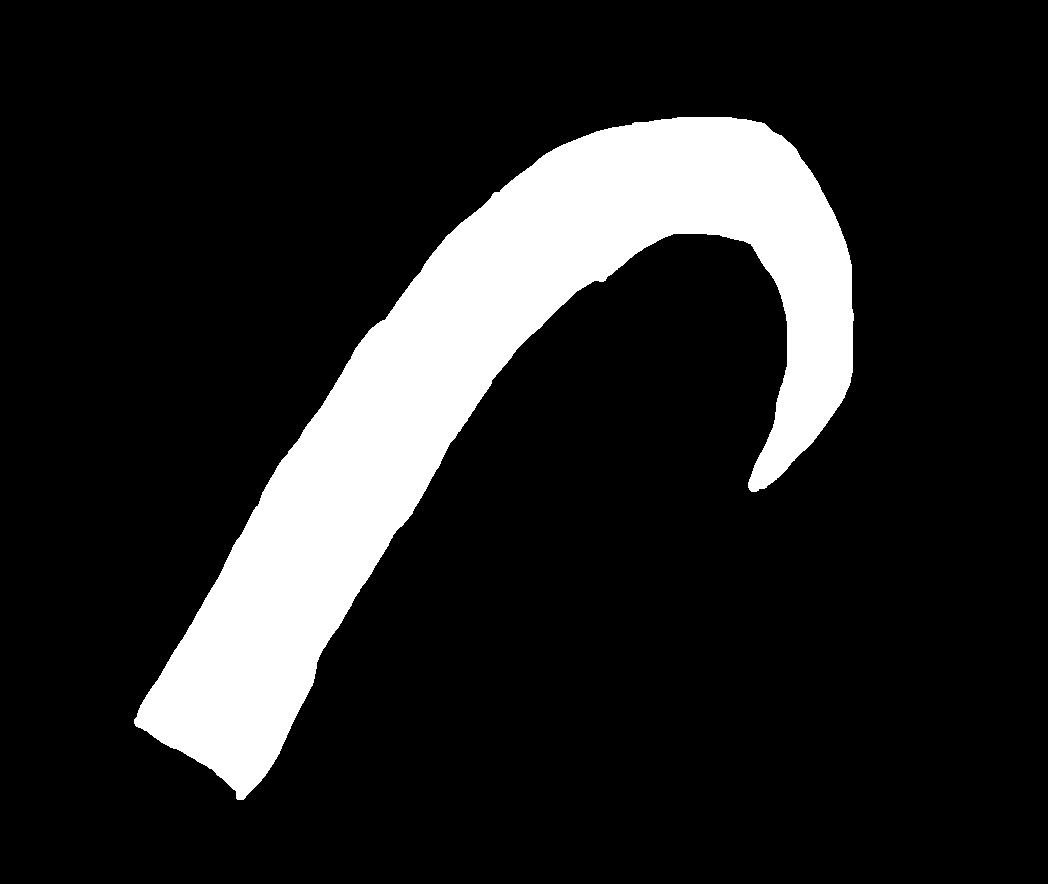
#> input picture Hooking_images/trichome_commonbean.png, 1048 x 884 px, found by its file name
$ python trichome_axis.py
#> lines starting #> are read from the running program, lines starting #| are printed output that depends on the picture; after the words box and inside, x2 and y2 are one past the last pixel; in counts of white or black regions, pixels touching at a corner belong together
#This script was used to quantify the degree of hooking in a trichome#

## Import libraries ##
import cv2
from cv2 import line
import numpy as np
from skimage.morphology import medial_axis
import skimage.morphology as morph
import matplotlib.pyplot as plt
from scipy.interpolate import splprep, splev
import skimage.filters.rank as rank
from sklearn.linear_model import LinearRegression
import math
from scipy.stats import norm
import seaborn as sns


def makeBoundingBox(binaryImg):
    #Find contours
    contours,hierarchy = cv2.findContours(binaryImg, 1, 1)
    length_contour=0
    cIdx=-1
    for idx,i in enumerate(contours):
        if len(i)>length_contour:
            length_contour=len(i)
            cIdx=idx

    #Get coordinates of rotated bounding box
    try:
        rect1 = cv2.minAreaRect(contours[cIdx])
    except ValueError:
        print("cIdx is negative or invalid")
    box = cv2.boxPoints(rect1)

    return box,contours,cIdx,length_contour


def GetXfromI(B):
    Bx=[]
    for b in B:
        Bx.append(b[0])
    return(Bx)

#Get Y(By) values from B
def GetYfromI(B):
    By=[]
    for b in B:
        By.append(b[1])
    return (By)


def Average(lst):
    return sum(lst) / len(lst)

def midpoint(skeletonCoordsX,skeletonCoordsY):

    #Find the mid-point of the skeleton
    Skelmidx=Average(skeletonCoordsX)
    Skelmidy=Average(skeletonCoordsY)

    #print(Skelmidx,Skelmidy)

    midx=list(skeletonCoordsX).index(int(Skelmidx))

    #midy=skeletonCoordsY.index(int(Skelmidy))
    Skelmidy1=list(skeletonCoordsY)[midx]

    #print(Skelmidx,Skelmidy1)

    return(Skelmidx,Skelmidy1)


def trisection_skel(skeletonCoordsX,skeletonCoordsY,skel):
    #Find the number of true neighbors of the medial axis in the skeleton array
    arrBinary = np.zeros_like(skel, dtype='uint8')
    arrBinary[skeletonCoordsX,skeletonCoordsY]=1

    #Find the point of trisection in the skeleton
    a = np.array([[1,1,1],
                [1,0,1],
                [1,1,1]])

    threePointsX,threePointsY=np.where(rank.sum(arrBinary,a)>=3)
    onePointX,onePointY=np.where(rank.sum(arrBinary,a)==1)
    orangePointsX=[]
    orangePointsY=[]

    for i,j in zip(threePointsX,threePointsY):
        if (i,j) in zip(skeletonCoordsX,skeletonCoordsY):
            orangePointsX.append(i)
            orangePointsY.append(j)

    #Find the edge and tip of the skeleton
    greenPointsX=[]
    greenPointsY=[]

    for i,j in zip(onePointX,onePointY):
        if (i,j) in zip(skeletonCoordsX,skeletonCoordsY):
            greenPointsX.append(i)
            greenPointsY.append(j)

    return (greenPointsX,greenPointsY,orangePointsX,orangePointsY)


def chopskel(skeletonCoordsY,threshY,skeletonCoords):
    listy=[i for i in skeletonCoordsY if i < threshY]
    #print(listy)
    # make list
    chopped=[]
    for i in  listy:
        #print(i)
        for j in skeletonCoords:
            if j[0]==i:
                chopped.append(j)
    return(chopped)


def pltDataHist(hist_list_input):
    # Calculating mean and standard
    # deviation
    # Plotting the histogram.

    # hist_list_input_sorted = np.sort(hist_list_input)
    hist_list_input_int_dropped = []
    hist_list_input_int = [int(hist_list_input) for hist_list_input in hist_list_input]
    counts, bins = np.histogram(hist_list_input_int)

    for i in range(len(hist_list_input_int)):
        if len(bins) > 3 and hist_list_input_int[i] >= int(bins[2]):
            hist_list_input_int_dropped.append(hist_list_input_int[i])
    return hist_list_input_int_dropped


## All functions here ##
img=cv2.imread(r"/Users/ankita/Desktop/Data/Hooking_images/trichome_commonbean.png",0)
#> img: shape (884, 1048); 14.5% white; 1 white region, box (x1, y1, x2, y2) and area: (134, 117, 854, 800) 134792

def disthistogramT(img):
    graymodel=np.array(img)
    data = morph.binary_closing(graymodel, morph.disk(1))
#> data: shape (884, 1048) bool; 14.6% white; 1 white region, box (x1, y1, x2, y2) and area: (134, 117, 854, 800) 134800
    data = morph.binary_opening(data, morph.disk(1))
#> data: shape (884, 1048) bool; 14.6% white; 1 white region, box (x1, y1, x2, y2) and area: (134, 117, 854, 800) 134797
    data = data.astype(int)
    skel, distance = morph.medial_axis(data, return_distance=True, random_state=0)
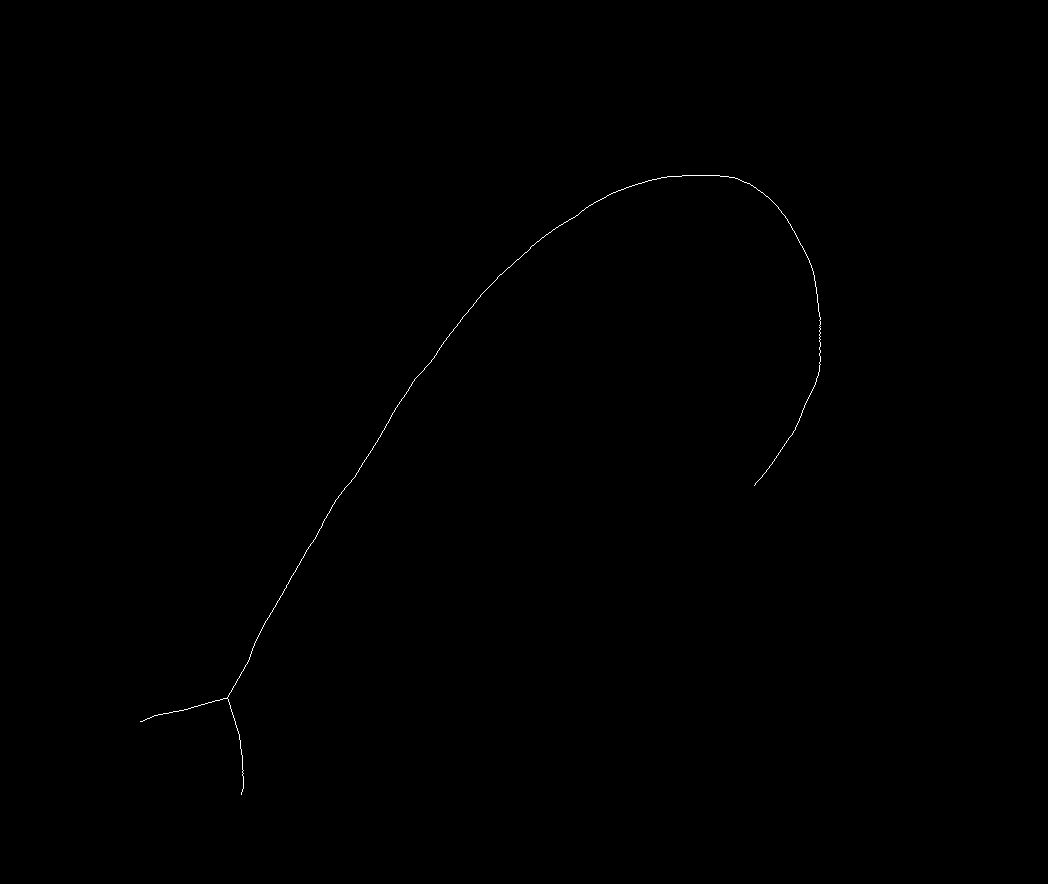
#> skel: shape (884, 1048) bool; 0.13% white in thin lines or dots, all inside (x1, y1, x2, y2) = (140, 175, 821, 795)
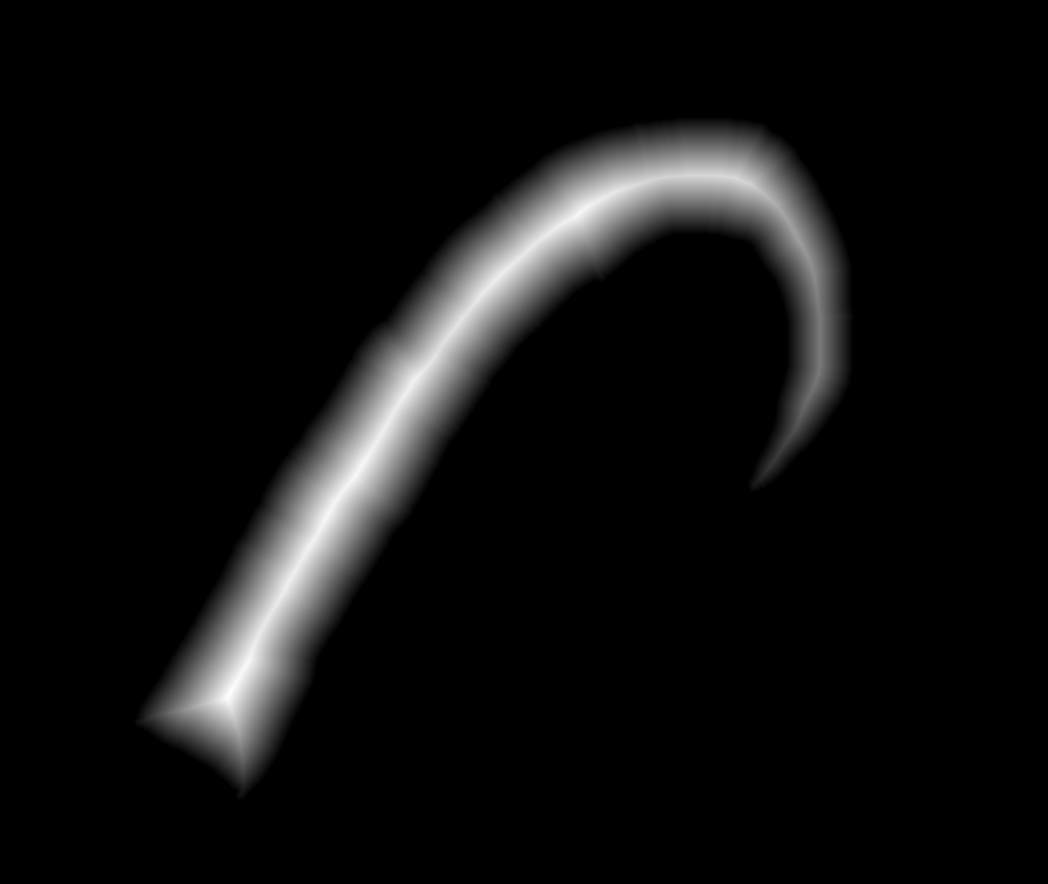
#> distance: shape (884, 1048) float64; min 0, max 69.78, mean 4.3; drawn with min black and max white
    #Pruning.prune(skel,distance)


    box,cont,largestContIdx,length_contour=makeBoundingBox(img)
#> in makeBoundingBox, `contours,hierarchy = cv2.findContours(binaryImg, 1, 1)`: contours = 1 contour; box (x1, y1, x2, y2) and area: (134, 117, 854, 800) 133660
#> the loop in makeBoundingBox, `for idx,i in enumerate(contours):` made 1 pass
#> (length_contour, cIdx) on pass 1: (2263, 0)
#> after the loop in makeBoundingBox, `for idx,i in enumerate(contours):`: cIdx = 0; length_contour = 2263
#> in makeBoundingBox, `rect1 = cv2.minAreaRect(contours[cIdx])`: rect1 = ((464.7, 434.1), (864.4, 399.5), -30.82)
#> in makeBoundingBox, `box = cv2.boxPoints(rect1)`: box = [[195.9, 827.1], [-8.79, 484], [733.6, 41.12], [938.2, 384.2]]
#> cont has the same summary as contours in makeBoundingBox; largestContIdx = 0; length_contour = 2263

    #list with contour co-ordinates
    C=[]
    for i in cont[largestContIdx]:
        C.append([i[0][0],i[0][1]])
#> this loop made 2263 passes
#> i on passes 1 to 3: [[677, 117]], [[676, 118]], [[675, 118]]
#> after the loop, C = 2263 pairs, first value 134 to 853, second value 117 to 799

    Cx=GetXfromI(C)
#> the loop in GetXfromI, `for b in B:` made 2263 passes
#> after the loop in GetXfromI, `for b in B:`: Bx = 2263 values, max 853 at index 1973, min 134 at index 724, mean 525.6
#> Cx has the same summary as Bx in GetXfromI
    Cy=GetYfromI(C)
#> the loop in GetYfromI, `for b in B:` made 2263 passes
#> after the loop in GetYfromI, `for b in B:`: By = 2263 values, max 799 at index 840, min 117 at index 0, mean 401.8
#> Cy has the same summary as By in GetYfromI


    skeletonCoordsX,skeletonCoordsY=np.where(skel==True)
#> skeletonCoordsX = 1165 values from 175 to 794; skeletonCoordsY = 1165 values, max 820 at index 432, min 140 at index 1088, mean 505.9

    ##get the point of trisection and tips of the skeleton
    greenPointsX,greenPointsY,orangePointX,orangePointY = trisection_skel(skeletonCoordsX,skeletonCoordsY,skel)
#> after the loop in trisection_skel, `for i,j in zip(threePointsX,threePointsY):`: orangePointsX = [697, 698, 698]; orangePointsY = [227, 226, 227]
#> after the loop in trisection_skel, `for i,j in zip(onePointX,onePointY):`: greenPointsX = [485, 721, 794]; greenPointsY = [754, 140, 241]
#> greenPointsX = [485, 721, 794]; greenPointsY = [754, 140, 241]; orangePointX = [697, 698, 698]; orangePointY = [227, 226, 227]

    #Make list of all skeletoncoords
    skeletonCoords=[]
    for i in range(0,len(skeletonCoordsX)):
        skeletonCoords.append((skeletonCoordsX[i],skeletonCoordsY[i]))
#> after the loop, skeletonCoords = 1165 pairs, first value 175 to 794, second value 140 to 820

    ## clean skeleton ##
    chopped=chopskel(skeletonCoordsX,orangePointX[1],skeletonCoords)
#> in chopskel, `listy=[i for i in skeletonCoordsY if i < threshY]`: listy = 981 values from 175 to 697
#> the loop in chopskel, `for i in  listy:` made 981 passes
#> i on passes 1 to 3: 175, 175, 175
#> after the loop in chopskel, `for i in  listy:`: chopped = 4123 pairs, first value 175 to 697, second value 227 to 820
    choppedX=GetXfromI(chopped)
#> the loop in GetXfromI (call 2), `for b in B:` made 4123 passes
#> b on passes 1 to 3: (175, 682), (175, 683), (175, 684)
#> choppedX = 4123 values from 175 to 697
    choppedY=GetYfromI(chopped)
#> the loop in GetYfromI (call 2), `for b in B:` made 4123 passes
#> choppedY = 4123 values, max 820 at index 3236, min 227 at index 4122, mean 651.8

    #get midpoint of clean skeleton#
    mp = midpoint(choppedX,choppedY)
#> in midpoint, `Skelmidx=Average(skeletonCoordsX)`: Skelmidx = 245.9
#> in midpoint, `Skelmidy=Average(skeletonCoordsY)`: Skelmidy = 651.8
#> in midpoint, `midx=list(skeletonCoordsX).index(int(Skelmidx))`: midx = 2922
#> in midpoint, `Skelmidy1=list(skeletonCoordsY)[midx]`: Skelmidy1 = 532
#> mp = (245.9, 532)

    ## get fit line ##


    ##chop off skeleton##
    listx=[i for i in choppedX if i > mp[0]]
#> listx = 1192 values from 246 to 697
        #print(listy)
        # make list
    fit=[]
    for i in  listx:
        #print(i)
        for j in chopped:
            if j[0]==i:
                if j[1]<700:
                    fit.append(j)
#> this loop made 1192 passes
#> i on passes 1 to 3: 246, 246, 246
#> after the loop, fit = 2316 pairs, first value 246 to 697, second value 227 to 531

    fitX=GetXfromI(fit)
#> fitX = 2316 values from 246 to 697
    fitY=GetYfromI(fit)
#> fitY = 2316 values, max 531 at index 0, min 227 at index 2315, mean 423.4


    ## fit regression line ##
    ## Linear Regression line ##
    x = np.array(fitX).reshape((-1, 1))
#> x = 2316 values from 246 to 697
    y = np.array(fitY)
#> y has the same summary as fitY
    model = LinearRegression()
    model.fit(x, y)

    x_new = np.array(fitX).reshape((-1, 1))
#> x_new = 2316 values from 246 to 697
    y_new = model.predict(x_new)
#> y_new = 2316 values, max 515.6 at index 0, min 200.6 at index 2315, mean 423.4

    ## find the slope and the intercept ##
    m=model.coef_
    c=model.intercept_

    ## plot the distances from every point on the skeleton to the axis ##
    def distance(point,coef):
        return abs((coef[0]*point[0])-point[1]+coef[1])/math.sqrt((coef[0]*coef[0])+1)

    dis=[]
    i=0
    ind=[]
    for j in chopped:
        d=distance(j,(m,c))
        i=i+1
        ind.append(i)
        dis.append(d[0])
#> this loop made 4123 passes
#> (j, d) on passes 1 to 3: ((175, 682), [95.78]), ((175, 683), [96.6]), ((175, 684), [97.42])
#> after the loop, dis = 4123 values, max 334.5 at index 3820, min 0.0217 at index 3871, mean 112.3; i = 4123; ind = 4123 values from 1 to 4123

    return (dis,skeletonCoordsX,skeletonCoordsY,choppedX,choppedY,fitX,fitY,x_new,y_new,Cx,Cy,orangePointY,orangePointX,mp)

## get the distance values ##
dis,skeletonCoordsX,skeletonCoordsY,choppedX,choppedY,fitX,fitY,x_new,y_new,Cx,Cy,orangePointY,orangePointX,mp=disthistogramT(img)
#> skeletonCoordsX = 1165 values from 175 to 794; choppedX = 4123 values from 175 to 697; fitX = 2316 values from 246 to 697; x_new = 2316 values from 246 to 697; Cx has the same summary as Bx in GetXfromI; Cy has the same summary as By in GetYfromI; orangePointY = [227, 226, 227]; orangePointX = [697, 698, 698]


## Uncomment below to plot the norm fit and the medial axis ##


## plot histogram and fit norm ##
# hist_list_input_int_dropped = pltDataHist(dis)
# mu, std = norm.fit(hist_list_input_int_dropped)
# _,bins,_=plt.hist(hist_list_input_int_dropped, density=True, alpha=0.6, color='r')

# #Plot the normal PDF.
# xmin, xmax = plt.xlim()
# x = np.linspace(xmin, xmax, 100)
# p = norm.pdf(x, mu, std)
# fit_curve=norm.pdf(bins,mu,std)
# plt.plot(x, p, 'k', linewidth=2)
# title = "Mean & SD: {:.2f} and {:.2f}".format(mu, std)
# plt.title(title)
# #plt.show()

# # Plot the PDF
# # ax = sns.distplot(hist_list_input_int_dropped, kde = True)
# # ax.axvline(x=mu,
# #             color='blue',
# #             ls='--',
# #             lw=2.5)
# # title = "Mean & SD: {:.2f} and {:.2f}".format(mu, std)
# # plt.title(title)
# #plt.show()


# # plot and check axis & skeleton ##
# fig,ax =plt.subplots(1,1)
# ax.scatter(skeletonCoordsY,skeletonCoordsX)
# ax.scatter(choppedY,choppedX,color='skyblue')
# ax.scatter(fitY,fitX)
# ax.plot(y_new,x_new,linestyle='--',color='red',linewidth=3)
# ax.plot(Cx,Cy,color='black')
# ax.scatter(orangePointY,orangePointX,color='blue')
# ax.scatter(mp[1],mp[0],color='blue')
# ax.set_axis_off()
# plt.show()
## plot and check axis & skeleton ##
